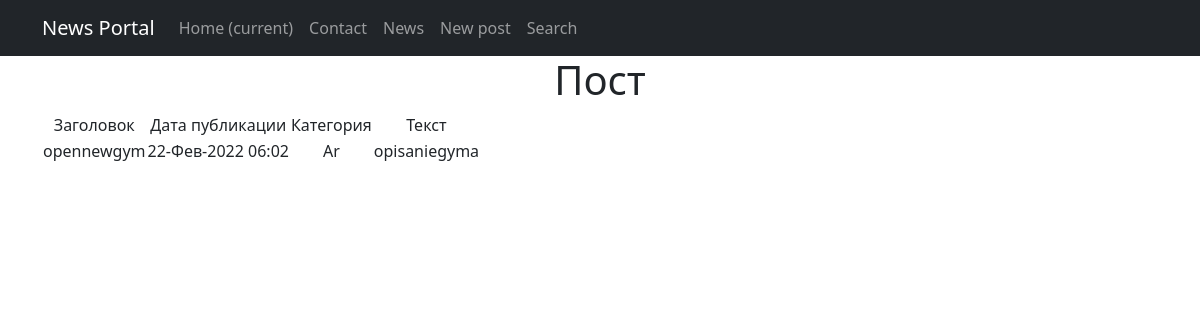
Screenshot of /news/1 with the database file from the repository.
### news/models.py (models this page shows, shortened)
class Post(models.Model):
    author = models.ForeignKey(Author, on_delete=models.CASCADE)
    NEWS = 'NW'
    ARTICLE = 'AR'
    CATEGORY_CHOICES = (
        (NEWS, 'Новость'),
        (ARTICLE, 'Статья'),
    )
    categoryType = models.CharField(max_length=2, choices=CATEGORY_CHOICES, default=ARTICLE)
    dateCreation = models.DateTimeField(auto_now_add=True)
    category = models.ForeignKey(Category, on_delete=models.CASCADE, null=True)
    title = models.CharField(max_length=128)
    text = models.TextField()
    rating = models.SmallIntegerField(default=0)

### news/views.py (the view)
# urls.py: path('<int:pk>', PostDetail.as_view()),
class PostDetail(DetailView):
    model = Post
    template_name = 'flatpages/post.html'
    queryset = Post.objects.all()

### news/templatetags/custom_filters.py (called while the page is built)
@register.filter(name='censor')
def censor(value):
    for word in censor_list:
        value = value.replace(word, '*****')
    return value

### templates/flatpages/post.html (shortened to what this page needs)
{% extends 'flatpages/default.html' %}
{% load custom_filters %}
{% block content %}
    <h1>Пост</h1>
    {% if post %}
    <table>
        <tr>
            <td>
                Заголовок
            </td>
            <td>
                Дата публикации
            </td>
            <td>
                Категория
            </td>
            <td>
                Текст
            </td>
         </tr>
        <tr>
            <td>
                {{ post.title|censor }}
            </td>
            <td>
                {{ post.dateCreation|date:'d-M-Y H:m' }}
            </td>
            <td>
                {{ post.categoryType }}
            </td>
            <td>
                {{ post.text|censor }}
            </td>
        </tr>
    </table>
    {% else %}
        <h1>Новостей нет!</h1>
    {% endif %}
{% endblock content %}

### rows the page displays
Post: title|censor "opennewgym", dateCreation "22-Фев-2022 06:02", categoryType "Ar", text|censor "opisaniegyma"
